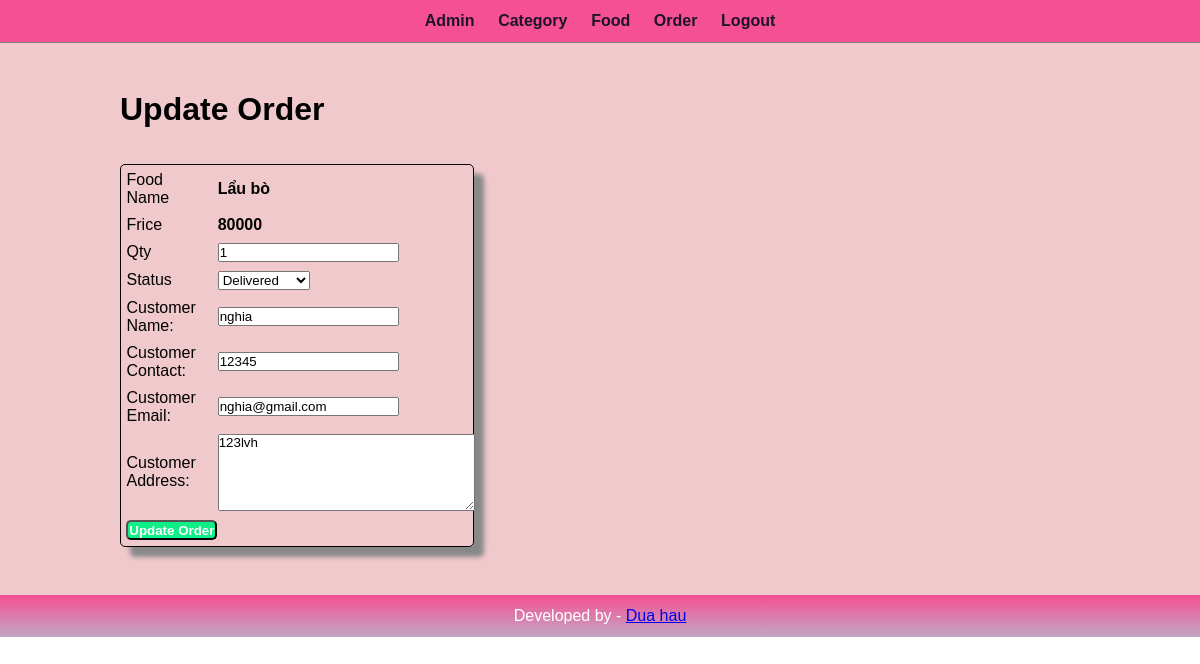
/admin/update-order.php?id=6 (signed in), run on the app's committed database.
### tables this page shows
CREATE TABLE `tbl_order` (
  `id` int(10) UNSIGNED NOT NULL,
  `food` varchar(150) NOT NULL,
  `price` float NOT NULL,
  `qty` int(11) NOT NULL,
  `total` float NOT NULL,
  `order_date` datetime NOT NULL,
  `status` varchar(50) NOT NULL,
  `customer_name` varchar(150) NOT NULL,
  `customer_contact` varchar(20) NOT NULL,
  `customer_email` varchar(150) NOT NULL,
  `customer_address` varchar(255) NOT NULL
);

### admin/update-order.php (the view, shortened to what this page needs)
<?php include('partials/menu.php'); ?>
<div class="main-content">
    <div class="wrapper">
        <h1>Update Order</h1>
        <br><br>
        <?php
            if(isset($_GET['id']))
            {
                $id=$_GET['id'];
                $sql = "SELECT * FROM tbl_order WHERE id=$id";
                $res = mysqli_query($conn, $sql);
                $count = mysqli_num_rows($res);
                if($count == 1)
                {
                    $row = mysqli_fetch_assoc($res);
                    $food = $row['food'];
                    $price = $row['price'];
                    $qty = $row['qty'];
                    $status = $row['status'];
                    $customer_name = $row['customer_name'];
                    $customer_contact = $row['customer_contact'];
                    $customer_email = $row['customer_email'];
                    $customer_address = $row['customer_address'];
                }
                else
                {
                    header('location:'.SITEURL.'admin/manage-order.php');
                }
            }
            else
            {
                header('location:'.SITEURL.'admin/manage-order.php');
            }
        ?>
        <form action="" method="POST">
            <table class="tbl-30">
                <tr>
                    <td>Food Name</td>
                    <td><b> <?php echo $food; ?> </b></td>
                </tr>
                <tr>
                    <td>Frice</td>
                    <td>
                        <b><?php echo $price; ?></b>
                    </td>
                </tr>
                <tr>
                    <td>Qty</td>
                    <td>
                        <input type="number" name="qty" value="<?php echo $qty; ?>">
                    </td>
                </tr>
                <tr>
                    <td>Status</td>
                    <td>
                        <select name="status">
                            <option <?php if($status == "Delivered"){echo "selected";} ?> value="Delivered">Delivered</option>
                        </select>
                    </td>
                </tr>
                <tr>
                    <td>Customer Name: </td>
                    <td>
                        <input type="text" name="customer_name" value="<?php echo $customer_name; ?>">
                    </td>
                </tr>
                <tr>
                    <td>Customer Contact: </td>
                    <td>
                        <input type="text" name="customer_contact" value="<?php echo $customer_contact; ?>">
                    </td>
                </tr>
                <tr>
                    <td>Customer Email: </td>
                    <td>
                        <input type="text" name="customer_email" value="<?php echo $customer_email; ?>">
                    </td>
                </tr>
                <tr>
                    <td>Customer Address: </td>
                    <td>
                        <textarea name="customer_address" cols="30" rows="5"><?php echo $customer_address; ?></textarea>
                    </td>
                </tr>
                <tr>
                    <td clospan="2">
                        <input type="submit" name="submit" value="Update Order" class="btn-secondary">
                    </td>
                </tr>
            </table>
        </form>
    </div>
</div>
<?php include('partials/footer.php'); ?>

### css/Admin.css (style rules this page uses)
* { margin: 0; padding: 0; font-family: Arial, Helvetica, sans-serif; }
.wrapper { padding: 1%; width:80%; margin: 0 auto; }
.tbl-30 { width: 30%; }
table { border: 1px solid black; border-radius: 5px 5px 5px 5px; box-shadow: 10px 10px 5px #888888; }
table tr td { padding: 1%; }
.btn-secondary { background-color: rgb(16, 238, 134); padding: 1%; color: white; text-decoration: none; font-weight: bold; border-radius: 5px 5px 5px 5px; }
.main-content { background-color:rgb(240, 201, 205); padding: 3% 0; }

### data on the page
tbl_order: food "Lẩu bò", price "80000", qty "1", status "Delivered", customer_name "nghia", customer_contact "12345", customer_email "nghia@gmail.com", customer_address "123lvh"
